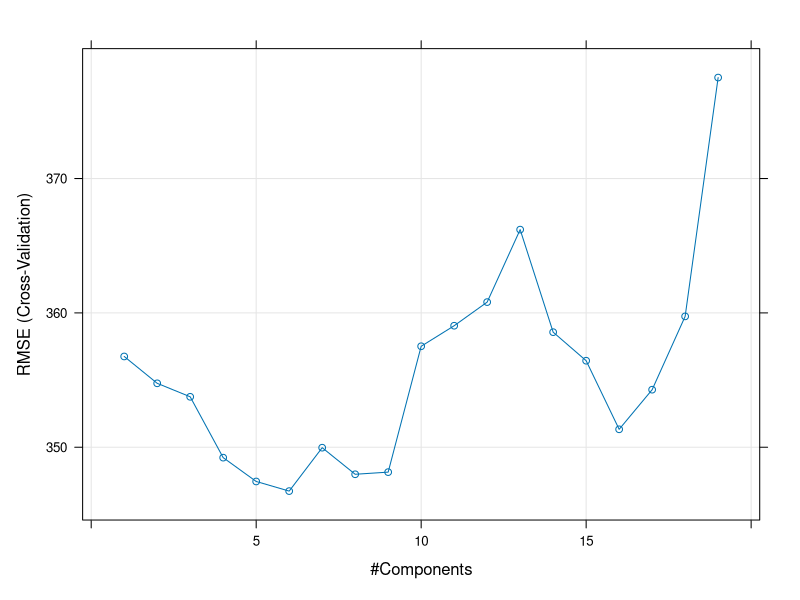
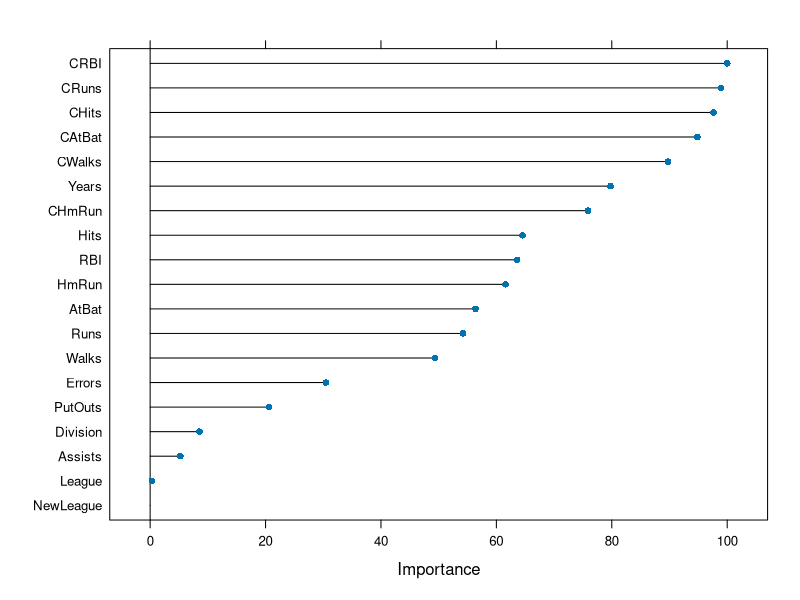

R code for these plots, in order:
##Problem Description----------------------------------------------------------
'
 Covers Principal Components Analysis for regression (also known as PCR). This 
 technique uses PCA which can reduce the dimension of predictor variables before
 fitting supervised models. Therefore, note that PCR is a two step process, and 
 in the first step, the PCA does not consider any aspects of the response when 
 it selects the components. Instead, it seeks to reduce the variability present 
 throughout the predictor space.

 PCA can also be used to visualize trends in the data for datasets with a large 
 number of variables.

 In this problem, we wish to predict a baseball players Salary on the basis of 
 various statistics associated with performance in the previous year. Here we 
 use principal component analysis for regression to first reduce the number of 
 predictor variables in data to two or three principal components with minimal 
 loss of information
'
library(caret)
library(tidyverse)

Hitters_data <- read.csv("Hitters.csv", header = T)

names(Hitters_data)


##Partition the Data-----------------------------------------------------------
set.seed(99)

index <- createDataPartition(Hitters_data$Salary, p = 0.8, list = FALSE)

Hitters_train <- Hitters_data[index,]
Hitters_test <- Hitters_data[-index,]


##Fit the Model----------------------------------------------------------------

#Set up tuning parameters using cross validation to minimize overfitting
fit_control <- trainControl(method = 'cv',
                            number = 5)

library(pls)

'
 Anytime we want to fit a model using train we tell it which model to fit by 
 providing a formula for the first argument with the response first then ~ then 
 the features. Then we need to provide a method (we specify "rf" to implement 
 randomForest). Make sure your categorical variables are either factor or 
 character.
'

# define a grid of parameter options to try - 19 variables
pcr_grid <- expand.grid(ncomp = 1:(ncol(Hitters_train)-1))

pcr_grid

model_pcr <- train(Salary ~ .,
                   data = Hitters_train,               #train set
                   method = "pcr",                     #principal comp. regression
                   preProcess = c("center", "scale"),  #center and scale variables 
                   trControl = fit_control,            #set up cross-validation
                   tuneGrid = pcr_grid)                #provide a grid of number of Principal components to try

model_pcr

summary(model_pcr)     #Summarize the final model - show principal components

plot(model_pcr)

plot(varImp(model_pcr)) #variable importance


##Get Predictions using Test Set Data------------------------------------------
Hitters <- predict(model_pcr, Hitters_test) #predict on the testing sample

head(Hitters)


##Evaluate Model Performance---------------------------------------------------
ASE <- mean((Hitters- Hitters_test$Salary) ^2) #ASE

ASE
